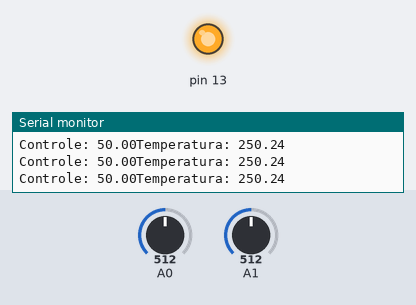
Recording of a sketch running on a simulated Arduino Uno, built with avr-gcc and run on an emulated ATmega328P. Parts: output pins drawn as LEDs (lit = HIGH), the last lines printed to the serial monitor. Inputs (shaded band) come from the test bench; at power-on: A1 = 512, A0 = 512.

Above: at 1.2 s.
1.3 s: A1 set to 113
2.8 s: A1 set to 97
At 4.0 s:
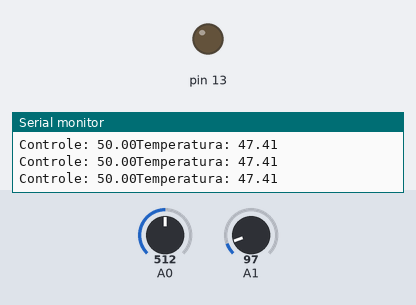
4.3 s: A0 set to 478
At 4.7 s:
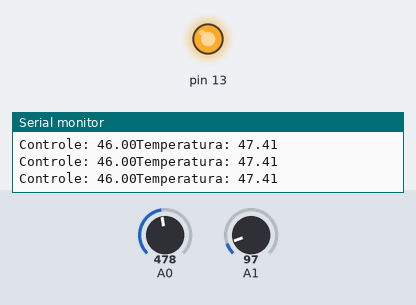
7.3 s: A0 set to 511
At 8.5 s:
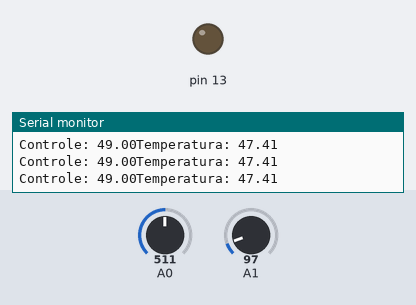
8.8 s: A0 set to 306
At 10.2 s:
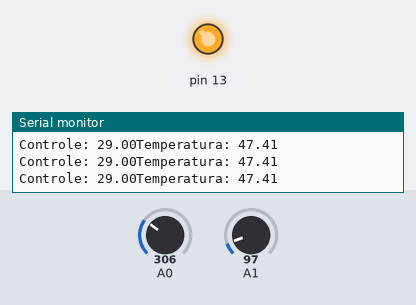
Timing chart, 0 to 11.3 s (numbered marks = the images above; inputs shaded):
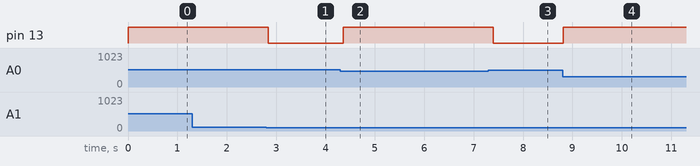

The sketch:

temperature.ino
```cpp
float temperatureCelsius;
float controleAr;
int potValue;

void setup() {
  // put your setup code here, to run once:
  Serial.begin(9600);
  pinMode(13, OUTPUT);
}

void loop() {
  // put your main code here, to run repeatedly:
  temperatureCelsius = (analogRead(A1) * 5.0) / 1023 * 100;

  potValue = analogRead(A0);

  controleAr = map(potValue, 0, 1023, 0, 100);

  Serial.print("Controle: ");
  Serial.print(controleAr);

  Serial.print("Temperatura: ");
  Serial.println(temperatureCelsius);

  if (temperatureCelsius >= controleAr) {
    digitalWrite(13, HIGH);
  }

  if (temperatureCelsius < controleAr) {
    digitalWrite(13, LOW);
  }

  delay(100);
}
```

Measured:
- the behaviour switches between 103 and 102 on A1 (found by bisection; images 0 and 1)
- the behaviour switches between 492 and 491 on A0 (found by bisection; images 1 and 2)
- after the input at 2.8 s, pin 13: HIGH → LOW at once
- after the input at 4.3 s, pin 13: LOW → HIGH after 0.06 s
- after the input at 7.3 s, pin 13: HIGH → LOW after 0.10 s
- after the input at 8.8 s, pin 13: LOW → HIGH at once
